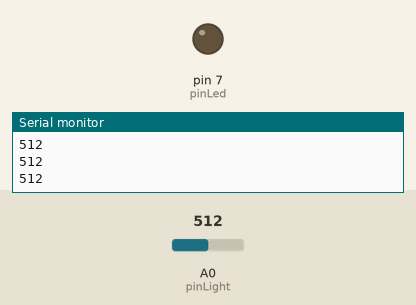
Simulated run of this sketch. Board: Arduino Uno, built with avr-gcc and run on an emulated ATmega328P. On the bench: output pins drawn as LEDs (lit = HIGH), the last lines printed to the serial monitor. The inputs (shaded band) are chosen by the test bench; at power-on: A0 (pinLight) = 512.

Above: at 1.2 s.
1.3 s: A0 (pinLight) set to 212
2.8 s: A0 (pinLight) set to 189
At 4.0 s:
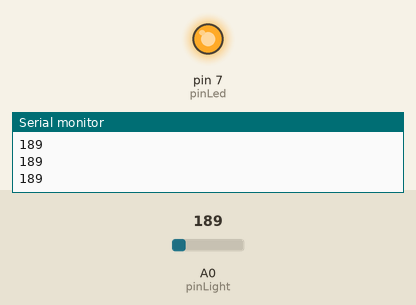
4.3 s: A0 (pinLight) set to 210
At 5.5 s:
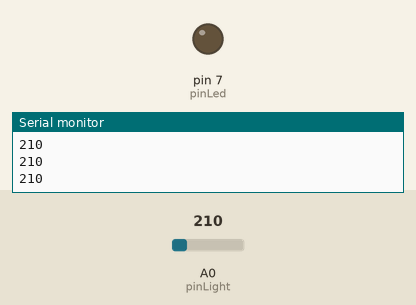
5.8 s: A0 (pinLight) set to 190
At 6.8 s:
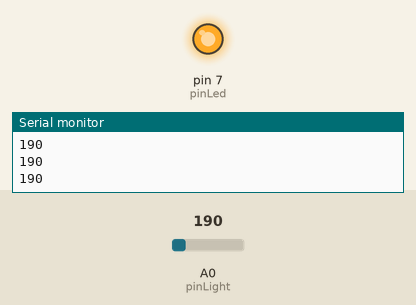
Timing chart, 0 to 8.3 s (numbered marks = the images above; inputs shaded):
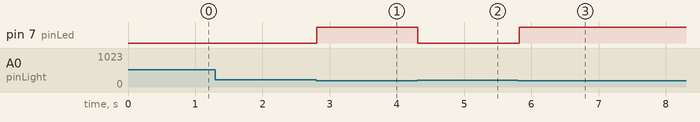

Measured:
- the behaviour switches between 200 and 199 on A0 (pinLight) (found by bisection; images 0 and 1)
- after the input at 2.8 s, pin 7 (pinLed): LOW → HIGH at once
- after the input at 4.3 s, pin 7 (pinLed): HIGH → LOW at once
- after the input at 5.8 s, pin 7 (pinLed): LOW → HIGH at once

The sketch:

nightlight.ino
```cpp
const int pinLight = A0;
const int pinLed = 7;

const int thresholdvalue=200;

void setup()
{
    pinMode(pinLed, OUTPUT);
	Serial.begin(9600);
}

void loop()
{

  int sensorValue = analogRead(pinLight);

  if (sensorValue < thresholdvalue){
      digitalWrite(pinLed, HIGH);
  }
  else{
       digitalWrite(pinLed, LOW);
  }

  Serial.println(sensorValue);
  delay(100);
}
```
